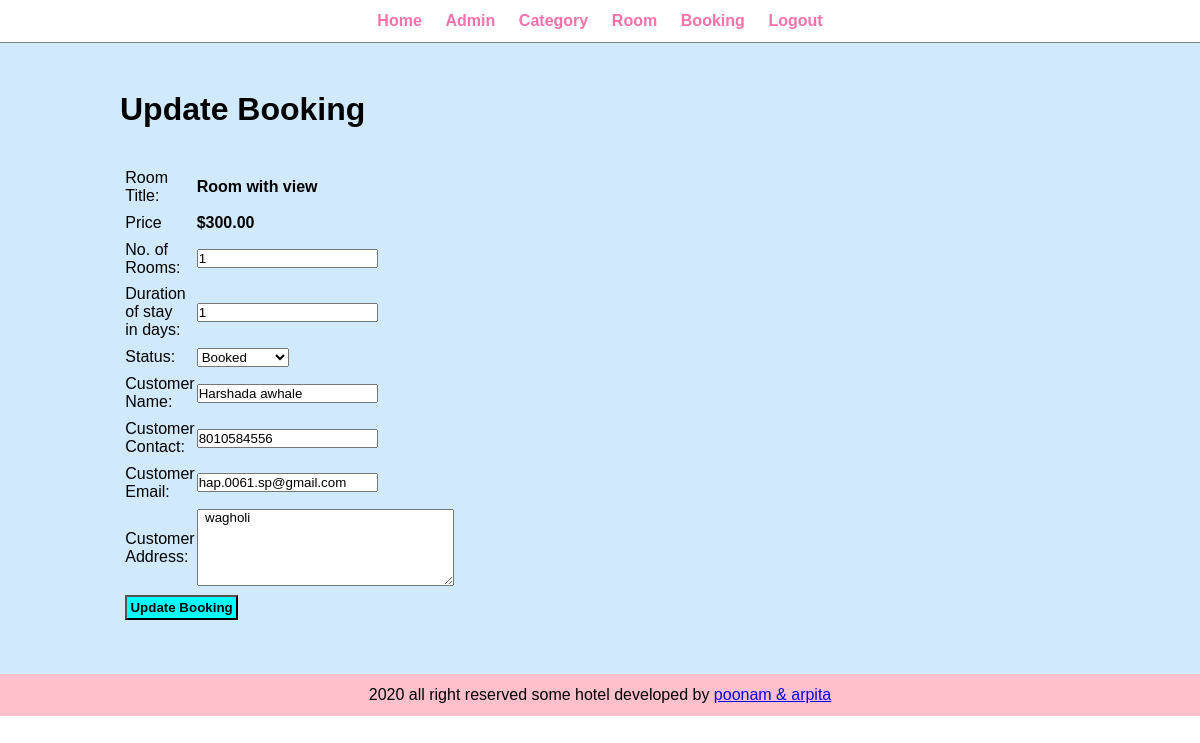
The app's page /admin/update-booking.php?id=12 (signed in) with its own data.
### tables this page shows
CREATE TABLE `tbl_booking` (
  `id` int(10) UNSIGNED NOT NULL,
  `room` varchar(150) NOT NULL,
  `price` decimal(10,2) NOT NULL,
  `no_rooms` int(11) NOT NULL,
  `no_days` int(11) NOT NULL,
  `total` decimal(10,2) NOT NULL,
  `checkin_date` date NOT NULL,
  `checkout_date` date NOT NULL,
  `status` varchar(50) NOT NULL,
  `cust_name` varchar(150) NOT NULL,
  `cust_contact` varchar(20) NOT NULL,
  `cust_email` varchar(150) NOT NULL,
  `cust_address` varchar(255) NOT NULL
);

### admin/update-booking.php (the view, shortened to what this page needs)
<?php include('partials/menu.php'); ?>
<div class="main-content">
    <div class="wrapper">
        <h1>Update Booking </h1>
        <br><br>
        <?php
            if(isset($_GET['id']))
            {
                $id = $_GET['id'];
                $sql = "SELECT * FROM tbl_booking WHERE id=$id";
                $res = mysqli_query($conn, $sql);
                $count = mysqli_num_rows($res);
                if($count==1)
                {
                    $row = mysqli_fetch_assoc($res);
                    $room= $row['room'];
                    $price= $row['price'];
                    $no_rooms= $row['no_rooms'];
                    $no_days= $row['no_days'];
                    $status= $row['status'];
                    $cust_name= $row['cust_name'];
                    $cust_contact= $row['cust_contact'];
                    $cust_email= $row['cust_email'];
                    $cust_address= $row['cust_address'];
                }
                else{
                    header('location:'.SITEURL.'admin/manage-booking.php');
                }
            }
            else{
                header('location:'.SITEURL.'admin/manage-booking.php');
            }
        ?>
        <form action="" method="POST">
            <table class="tbl-30">
                <tr>
                    <td>Room Title:</td>
                    <td>
                        <b><?php echo $room;?></b>
                    </td>
                </tr>
                <tr>
                    <td>Price</td>
                    <td>
                        <b>$<?php echo $price;?></b>
                    </td>
                </tr>
                <tr>
                    <td>No. of Rooms:</td>
                    <td>
                        <input type="number" name="no_rooms" value="<?php echo $no_rooms;?>">
                    </td>
                </tr>
                <tr>
                    <td>Duration of stay in days:</td>
                    <td>
                        <input type="number" name="no_days" value="<?php echo $no_days;?>">
                    </td>
                </tr>
                <tr>
                    <td>Status:</td>
                    <td>
                        <select name="status" >
                            <option <?php if($status=="Booked"){echo "selected";} ?> value="Booked">Booked</option>
                        </select>
                    </td>
                </tr>
                <tr>
                    <td>Customer Name:</td>
                    <td>
                        <input type="text" name="cust_name" value="<?php echo $cust_name;?>">
                    </td>
                </tr>
                <tr>
                    <td>Customer Contact:</td>
                    <td>
                        <input type="text" name="cust_contact" value="<?php echo $cust_contact;?>">
                    </td>
                </tr>
                <tr>
                    <td>Customer Email:</td>
                    <td>
                        <input type="text" name="cust_email" value="<?php echo $cust_email;?>">
                    </td>
                </tr>
                <tr>
                    <td>Customer Address:</td>
                    <td>
                        <textarea name="cust_address"  cols="30" rows="5"> <?php echo $cust_address;?></textarea>
                    </td>
                </tr>
                <tr>
                    <td colspan="2">
                        <input type="submit" name="submit" value="Update Booking" class="btn-secondary">
                    </td>
                </tr>
            </table>
        </form>
    </div>
</div>
<?php include('partials/footer.php'); ?>

### css/admin.css (style rules this page uses)
* { margin: 0; padding: 0; font-family: Arial, Helvetica, sans-serif; }
.wrapper { padding: 1%; width: 80%; margin: 0 auto; }
.tbl-30 { width: 30%; }
table tr td { padding: 1%; }
.btn-secondary { background-color:aqua; padding: 1%; color: black; text-decoration: none; font-weight: bold; }
.main-content { background-color: rgb(209, 233, 252); padding: 3% 0; }

### records on screen
tbl_booking: room "Room with view", price "300.00", no_rooms "1", no_days "1", status "Booked", cust_name "Harshada awhale", cust_contact "8010584556", cust_email "hap.0061.sp@gmail.com", cust_address "wagholi"
